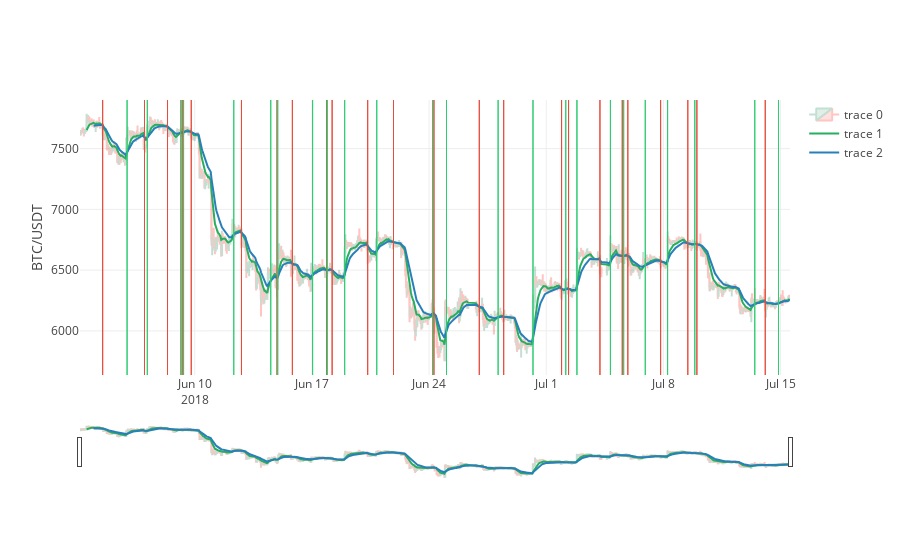

The cell this chart's notebook holds for it:
### Code cell
trace = go.Candlestick(
            x=ohlcv_df.time, 
            open=ohlcv_df.open, 
            high=ohlcv_df.high, 
            low=ohlcv_df.low, 
            close=ohlcv_df.close,
            opacity = 0.3
        )

short_EMA_line = go.Scatter(x=ohlcv_df.time, y=ohlcv_df.shortEMA, line = dict(color='#27ae60'))
long_EMA_line = go.Scatter(x=ohlcv_df.time, y=ohlcv_df.longEMA, line = dict(color='#2980b9'))

layout = { 'yaxis': {'title': 'BTC/USDT'}, 'shapes': all_action }

data = [trace, short_EMA_line, long_EMA_line]

fig = go.Figure(data=data,layout=layout)
py.iplot(fig, filename='simple_candlestick')

### Figure 1 — Plotly figure (JSON) as saved in the notebook; plotly's stock layout.template omitted (floating-point values rounded to 4 significant figures; data arrays with more than 128 entries replaced by an {"elided": "..."} marker saying what was removed)
{"data": [{"close": {"elided": "1000 float values"}, "high": {"elided": "1000 float values"}, "low": {"elided": "1000 float values"}, "opacity": 0.3, "open": {"elided": "1000 float values"}, "type": "candlestick", "uid": "b4326b48-881b-11e8-8c7d-4a0000b78430", "x": {"elided": "1000 str values"}}, {"line": {"color": "#27ae60"}, "type": "scatter", "uid": "b4327322-881b-11e8-b747-4a0000b78430", "x": {"elided": "1000 str values"}, "y": {"elided": "1000 float values"}}, {"line": {"color": "#2980b9"}, "type": "scatter", "uid": "b4328326-881b-11e8-b601-4a0000b78430", "x": {"elided": "1000 str values"}, "y": {"elided": "1000 float values"}}], "layout": {"shapes": [{"line": {"color": "#e74c3c", "width": 1}, "x0": "2018-06-04 12:00:00", "x1": "2018-06-04 12:00:00", "xref": "x", "y0": 0, "y1": 1, "yref": "paper"}, {"line": {"color": "#2ecc71", "width": 1}, "x0": "2018-06-05 23:00:00", "x1": "2018-06-05 23:00:00", "xref": "x", "y0": 0, "y1": 1, "yref": "paper"}, {"line": {"color": "#e74c3c", "width": 1}, "x0": "2018-06-07 00:00:00", "x1": "2018-06-07 00:00:00", "xref": "x", "y0": 0, "y1": 1, "yref": "paper"}, {"line": {"color": "#2ecc71", "width": 1}, "x0": "2018-06-07 04:00:00", "x1": "2018-06-07 04:00:00", "xref": "x", "y0": 0, "y1": 1, "yref": "paper"}, {"line": {"color": "#e74c3c", "width": 1}, "x0": "2018-06-08 09:00:00", "x1": "2018-06-08 09:00:00", "xref": "x", "y0": 0, "y1": 1, "yref": "paper"}, {"line": {"color": "#2ecc71", "width": 1}, "x0": "2018-06-09 04:00:00", "x1": "2018-06-09 04:00:00", "xref": "x", "y0": 0, "y1": 1, "yref": "paper"}, {"line": {"color": "#e74c3c", "width": 1}, "x0": "2018-06-09 06:00:00", "x1": "2018-06-09 06:00:00", "xref": "x", "y0": 0, "y1": 1, "yref": "paper"}, {"line": {"color": "#2ecc71", "width": 1}, "x0": "2018-06-09 08:00:00", "x1": "2018-06-09 08:00:00", "xref": "x", "y0": 0, "y1": 1, "yref": "paper"}, {"line": {"color": "#e74c3c", "width": 1}, "x0": "2018-06-09 19:00:00", "x1": "2018-06-09 19:00:00", "xref": "x", "y0": 0, "y1": 1, "yref": "paper"}, {"line": {"color": "#2ecc71", "width": 1}, "x0": "2018-06-12 08:00:00", "x1": "2018-06-12 08:00:00", "xref": "x", "y0": 0, "y1": 1, "yref": "paper"}, {"line": {"color": "#e74c3c", "width": 1}, "x0": "2018-06-12 19:00:00", "x1": "2018-06-12 19:00:00", "xref": "x", "y0": 0, "y1": 1, "yref": "paper"}, {"line": {"color": "#2ecc71", "width": 1}, "x0": "2018-06-14 13:00:00", "x1": "2018-06-14 13:00:00", "xref": "x", "y0": 0, "y1": 1, "yref": "paper"}, {"line": {"color": "#e74c3c", "width": 1}, "x0": "2018-06-14 22:00:00", "x1": "2018-06-14 22:00:00", "xref": "x", "y0": 0, "y1": 1, "yref": "paper"}, {"line": {"color": "#2ecc71", "width": 1}, "x0": "2018-06-14 23:00:00", "x1": "2018-06-14 23:00:00", "xref": "x", "y0": 0, "y1": 1, "yref": "paper"}, {"line": {"color": "#e74c3c", "width": 1}, "x0": "2018-06-15 20:00:00", "x1": "2018-06-15 20:00:00", "xref": "x", "y0": 0, "y1": 1, "yref": "paper"}, {"line": {"color": "#2ecc71", "width": 1}, "x0": "2018-06-17 01:00:00", "x1": "2018-06-17 01:00:00", "xref": "x", "y0": 0, "y1": 1, "yref": "paper"}, {"line": {"color": "#e74c3c", "width": 1}, "x0": "2018-06-17 21:00:00", "x1": "2018-06-17 21:00:00", "xref": "x", "y0": 0, "y1": 1, "yref": "paper"}, {"line": {"color": "#2ecc71", "width": 1}, "x0": "2018-06-17 22:00:00", "x1": "2018-06-17 22:00:00", "xref": "x", "y0": 0, "y1": 1, "yref": "paper"}, {"line": {"color": "#e74c3c", "width": 1}, "x0": "2018-06-18 05:00:00", "x1": "2018-06-18 05:00:00", "xref": "x", "y0": 0, "y1": 1, "yref": "paper"}, {"line": {"color": "#2ecc71", "width": 1}, "x0": "2018-06-18 23:00:00", "x1": "2018-06-18 23:00:00", "xref": "x", "y0": 0, "y1": 1, "yref": "paper"}, {"line": {"color": "#e74c3c", "width": 1}, "x0": "2018-06-20 08:00:00", "x1": "2018-06-20 08:00:00", "xref": "x", "y0": 0, "y1": 1, "yref": "paper"}, {"line": {"color": "#2ecc71", "width": 1}, "x0": "2018-06-20 21:00:00", "x1": "2018-06-20 21:00:00", "xref": "x", "y0": 0, "y1": 1, "yref": "paper"}, {"line": {"color": "#e74c3c", "width": 1}, "x0": "2018-06-21 21:00:00", "x1": "2018-06-21 21:00:00", "xref": "x", "y0": 0, "y1": 1, "yref": "paper"}, {"line": {"color": "#2ecc71", "width": 1}, "x0": "2018-06-24 05:00:00", "x1": "2018-06-24 05:00:00", "xref": "x", "y0": 0, "y1": 1, "yref": "paper"}, {"line": {"color": "#e74c3c", "width": 1}, "x0": "2018-06-24 07:00:00", "x1": "2018-06-24 07:00:00", "xref": "x", "y0": 0, "y1": 1, "yref": "paper"}, {"line": {"color": "#2ecc71", "width": 1}, "x0": "2018-06-25 01:00:00", "x1": "2018-06-25 01:00:00", "xref": "x", "y0": 0, "y1": 1, "yref": "paper"}, {"line": {"color": "#e74c3c", "width": 1}, "x0": "2018-06-27 00:00:00", "x1": "2018-06-27 00:00:00", "xref": "x", "y0": 0, "y1": 1, "yref": "paper"}, {"line": {"color": "#2ecc71", "width": 1}, "x0": "2018-06-28 03:00:00", "x1": "2018-06-28 03:00:00", "xref": "x", "y0": 0, "y1": 1, "yref": "paper"}, {"line": {"color": "#e74c3c", "width": 1}, "x0": "2018-06-28 11:00:00", "x1": "2018-06-28 11:00:00", "xref": "x", "y0": 0, "y1": 1, "yref": "paper"}, {"line": {"color": "#2ecc71", "width": 1}, "x0": "2018-06-30 05:00:00", "x1": "2018-06-30 05:00:00", "xref": "x", "y0": 0, "y1": 1, "yref": "paper"}, {"line": {"color": "#e74c3c", "width": 1}, "x0": "2018-07-01 22:00:00", "x1": "2018-07-01 22:00:00", "xref": "x", "y0": 0, "y1": 1, "yref": "paper"}, {"line": {"color": "#2ecc71", "width": 1}, "x0": "2018-07-02 04:00:00", "x1": "2018-07-02 04:00:00", "xref": "x", "y0": 0, "y1": 1, "yref": "paper"}, {"line": {"color": "#e74c3c", "width": 1}, "x0": "2018-07-02 08:00:00", "x1": "2018-07-02 08:00:00", "xref": "x", "y0": 0, "y1": 1, "yref": "paper"}, {"line": {"color": "#2ecc71", "width": 1}, "x0": "2018-07-02 20:00:00", "x1": "2018-07-02 20:00:00", "xref": "x", "y0": 0, "y1": 1, "yref": "paper"}, {"line": {"color": "#e74c3c", "width": 1}, "x0": "2018-07-04 05:00:00", "x1": "2018-07-04 05:00:00", "xref": "x", "y0": 0, "y1": 1, "yref": "paper"}, {"line": {"color": "#2ecc71", "width": 1}, "x0": "2018-07-04 20:00:00", "x1": "2018-07-04 20:00:00", "xref": "x", "y0": 0, "y1": 1, "yref": "paper"}, {"line": {"color": "#e74c3c", "width": 1}, "x0": "2018-07-05 13:00:00", "x1": "2018-07-05 13:00:00", "xref": "x", "y0": 0, "y1": 1, "yref": "paper"}, {"line": {"color": "#2ecc71", "width": 1}, "x0": "2018-07-05 15:00:00", "x1": "2018-07-05 15:00:00", "xref": "x", "y0": 0, "y1": 1, "yref": "paper"}, {"line": {"color": "#e74c3c", "width": 1}, "x0": "2018-07-05 21:00:00", "x1": "2018-07-05 21:00:00", "xref": "x", "y0": 0, "y1": 1, "yref": "paper"}, {"line": {"color": "#2ecc71", "width": 1}, "x0": "2018-07-06 22:00:00", "x1": "2018-07-06 22:00:00", "xref": "x", "y0": 0, "y1": 1, "yref": "paper"}, {"line": {"color": "#e74c3c", "width": 1}, "x0": "2018-07-07 20:00:00", "x1": "2018-07-07 20:00:00", "xref": "x", "y0": 0, "y1": 1, "yref": "paper"}, {"line": {"color": "#2ecc71", "width": 1}, "x0": "2018-07-08 06:00:00", "x1": "2018-07-08 06:00:00", "xref": "x", "y0": 0, "y1": 1, "yref": "paper"}, {"line": {"color": "#e74c3c", "width": 1}, "x0": "2018-07-09 11:00:00", "x1": "2018-07-09 11:00:00", "xref": "x", "y0": 0, "y1": 1, "yref": "paper"}, {"line": {"color": "#2ecc71", "width": 1}, "x0": "2018-07-09 21:00:00", "x1": "2018-07-09 21:00:00", "xref": "x", "y0": 0, "y1": 1, "yref": "paper"}, {"line": {"color": "#e74c3c", "width": 1}, "x0": "2018-07-10 00:00:00", "x1": "2018-07-10 00:00:00", "xref": "x", "y0": 0, "y1": 1, "yref": "paper"}, {"line": {"color": "#2ecc71", "width": 1}, "x0": "2018-07-13 11:00:00", "x1": "2018-07-13 11:00:00", "xref": "x", "y0": 0, "y1": 1, "yref": "paper"}, {"line": {"color": "#e74c3c", "width": 1}, "x0": "2018-07-14 02:00:00", "x1": "2018-07-14 02:00:00", "xref": "x", "y0": 0, "y1": 1, "yref": "paper"}, {"line": {"color": "#2ecc71", "width": 1}, "x0": "2018-07-14 21:00:00", "x1": "2018-07-14 21:00:00", "xref": "x", "y0": 0, "y1": 1, "yref": "paper"}], "yaxis": {"title": "BTC/USDT"}}}
